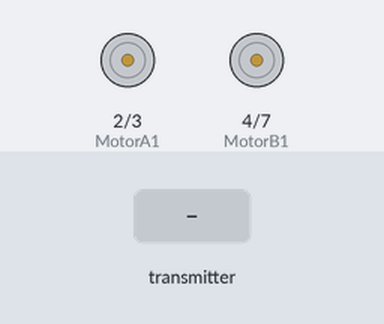
Recording of a sketch running on a simulated Arduino Uno, built with avr-gcc and run on an emulated ATmega328P. On the bench: motor-driver pin pairs drawn as motors (green arrow = first pin HIGH = forward, orange = second pin HIGH = backward, longer = more drive, scaled by the enable pin). Inputs (shaded band) come from the test bench. No radio packets arrive unless stated.

Above: at 1.2 s.
1.3 s: the transmitter starts sending xAxis = 0
At 2.4 s:
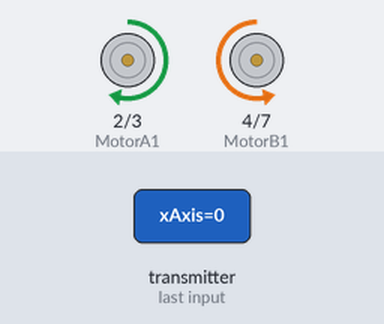
2.8 s: the transmitter starts sending yAxis = 512
At 3.5 s:
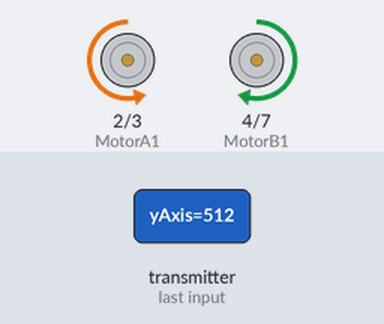
4.3 s: the transmitter starts sending yAxis = 0
At 4.6 s:
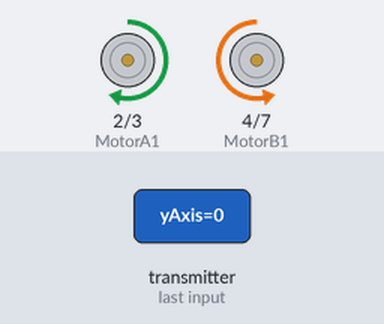
5.8 s: the transmitter starts sending yAxis = 1023
At 6.9 s:
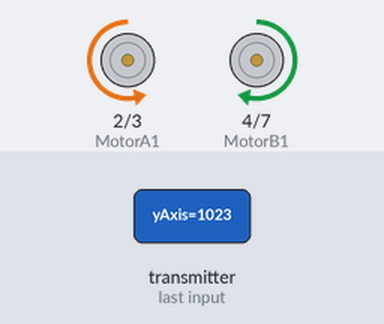
Timing chart, 0 to 8.3 s (numbered marks = the images above; inputs shaded):
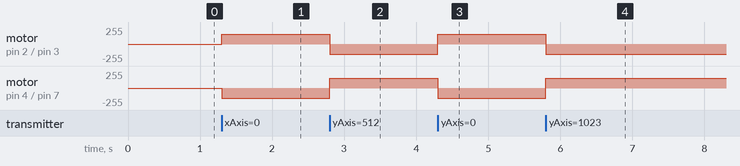

The sketch:

GESTURE_RECEIVER_CODE.ino
```cpp
//receiver circuit

#include<SPI.h>
#include<nRF24L01.h>
#include<RF24.h>

int ENA = 5;
int ENB = 6;
int MotorA1 = 2;
int MotorA2 = 3;
int MotorB1 = 4;
int MotorB2 = 7;

RF24 radio(13, 8);

const byte address[6] = "00001";

struct data {
  int xAxis;
  int yAxis;

};
data receive_data;


void setup() {
  // put your setup code here, to run once:
Serial.begin(9600);
radio.begin();
radio.openReadingPipe(0,address);
radio.setPALevel(RF24_PA_MIN);
radio.setDataRate(RF24_250KBPS);
radio.startListening();
pinMode(ENA, OUTPUT);
pinMode(ENB, OUTPUT);
pinMode(MotorA1, OUTPUT);
pinMode(MotorA2, OUTPUT);
pinMode(MotorB1, OUTPUT);
pinMode(MotorB2, OUTPUT);
}


void loop() {
  // put your main code here, to run repeatedly
 while(radio.available()) {
    radio.read(&receive_data, sizeof(data));
 if(receive_data.yAxis > 400) {
  digitalWrite(MotorA1, LOW);
  digitalWrite(MotorA2, HIGH);
  digitalWrite(MotorB1, HIGH);
  digitalWrite(MotorB2, LOW);
  analogWrite(ENA, 150);
  analogWrite(ENB, 150);

}else if(receive_data.yAxis < 320) {
  digitalWrite(MotorA1, HIGH);
  digitalWrite(MotorA2, LOW);
  digitalWrite(MotorB1, LOW);
  digitalWrite(MotorB2, HIGH);
  analogWrite(ENA, 150);
  analogWrite(ENB, 150);
} else if(receive_data.xAxis < 320){
  digitalWrite(MotorA1, HIGH);
  digitalWrite(MotorA2, LOW);
  digitalWrite(MotorB1, HIGH);
  digitalWrite(MotorB2, LOW);
  analogWrite(ENA, 150);
  analogWrite(ENB, 150);
}else if(receive_data.xAxis > 400){
  digitalWrite(MotorA1, LOW);
  digitalWrite(MotorA2, HIGH);
  digitalWrite(MotorB1, LOW);
  digitalWrite(MotorB2, HIGH);
  analogWrite(ENA, 150);
  analogWrite(ENB, 150);
}else {
  digitalWrite(MotorA1, LOW);
  digitalWrite(MotorA2, LOW);
  digitalWrite(MotorB1, LOW);
  digitalWrite(MotorB2, LOW);
  analogWrite(ENA, 0);
  analogWrite(ENB, 0);
  }
 }
}
```

Measured:
- after the input at 1.3 s, motor on pin 2 (MotorA1) / pin 3 (MotorA2): stopped → forward 150/255 at once; motor on pin 4 (MotorB1) / pin 7 (MotorB2): stopped → backward 150/255 at once
- after the input at 2.8 s, motor on pin 2 (MotorA1) / pin 3 (MotorA2): forward 150/255 → backward 150/255 at once; motor on pin 4 (MotorB1) / pin 7 (MotorB2): backward 150/255 → forward 150/255 at once
- after the input at 4.3 s, motor on pin 2 (MotorA1) / pin 3 (MotorA2): backward 150/255 → forward 150/255 at once; motor on pin 4 (MotorB1) / pin 7 (MotorB2): forward 150/255 → backward 150/255 at once
- after the input at 5.8 s, motor on pin 2 (MotorA1) / pin 3 (MotorA2): forward 150/255 → backward 150/255 at once; motor on pin 4 (MotorB1) / pin 7 (MotorB2): backward 150/255 → forward 150/255 at once
